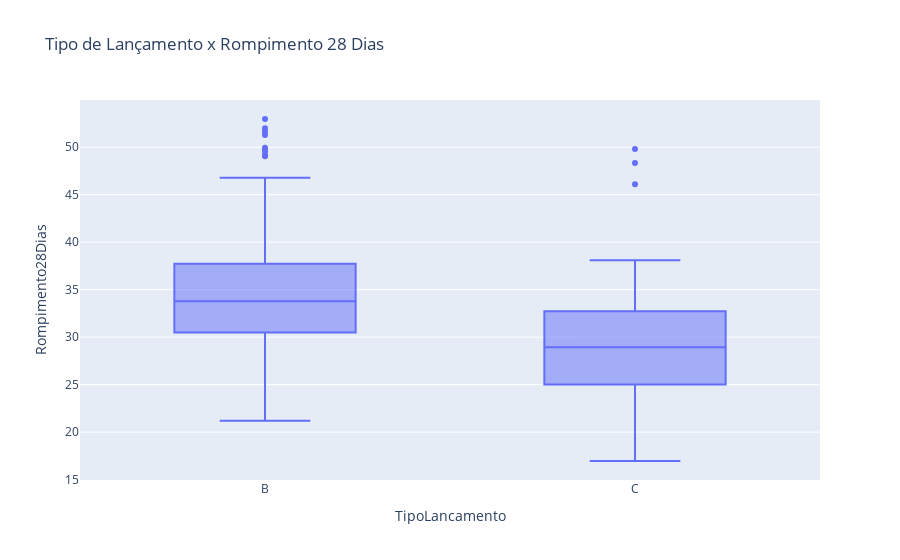

Write notebook code for a chart like this one.
### Code cell
fig = px.box(dados_aglomerante, x="TipoLancamento", y="Rompimento28Dias", title='Tipo de Lançamento x Rompimento 28 Dias')
fig.show()

### Figure 1 — Plotly figure (JSON) as saved in the notebook; plotly's stock layout.template omitted (floating-point values rounded to 4 significant figures; data arrays with more than 128 entries replaced by an {"elided": "..."} marker saying what was removed)
{"data": [{"alignmentgroup": "True", "hovertemplate": "TipoLancamento=%{x}<br>Rompimento28Dias=%{y}<extra></extra>", "legendgroup": "", "marker": {"color": "#636efa"}, "name": "", "notched": false, "offsetgroup": "", "orientation": "v", "showlegend": false, "type": "box", "x": {"elided": "466 str values"}, "x0": " ", "xaxis": "x", "y": {"elided": "466 float values"}, "y0": " ", "yaxis": "y"}], "layout": {"boxmode": "group", "legend": {"tracegroupgap": 0}, "title": {"text": "Tipo de Lançamento x Rompimento 28 Dias"}, "xaxis": {"anchor": "y", "domain": [0, 1], "title": {"text": "TipoLancamento"}}, "yaxis": {"anchor": "x", "domain": [0, 1], "title": {"text": "Rompimento28Dias"}}}}
